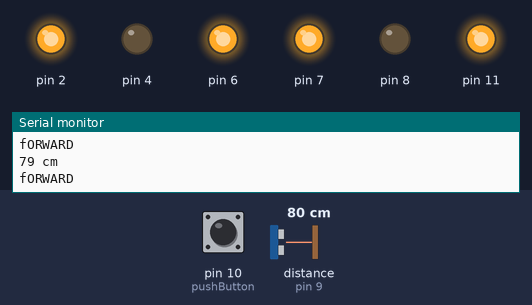
The sketch below on a simulated Arduino Uno, built with avr-gcc and run on an emulated ATmega328P. On the bench: output pins drawn as LEDs (lit = HIGH), the last lines printed to the serial monitor. Wiring (inferred from the names in the program): ultrasonic range finder: trigger pin 12; echo pin 9. Inputs (shaded band) come from the test bench; at power-on: distance to the obstacle (sensor on pin 9) 80 cm, pin 10 (pushButton) HIGH. The echo pulse lasts 58.3 µs per cm; pins used as bus, display or sensor lines are not drawn.

Above: at 2.8 s.
2.9 s: distance to the obstacle (sensor on pin 9) set to 9 cm
4.4 s: distance to the obstacle (sensor on pin 9) set to 6 cm
At 6.4 s:
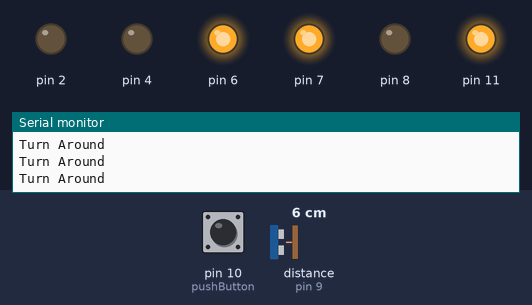
Timing chart, 0 to 14.6 s (numbered marks = the images above; inputs shaded):
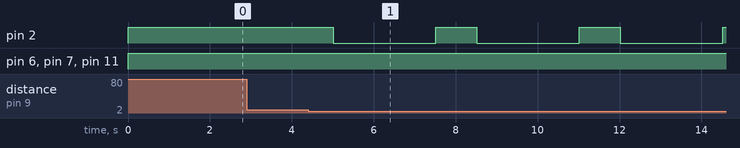

The sketch:

Motor-distanceSensor.ino
```cpp
// digital pin 2 has a pushbutton attached to it, but i'm using pin 12 because
//pin 2 is used for the motor... not sure if it would work.
int pushButton = 10;

const int trigPin = 12;
const int echoPin = 9;


void setup() {
  Serial.begin(9600);
  pinMode(pushButton, INPUT);   // analog pin for reading the pushButton
  pinMode (2, OUTPUT);          // motor_1 polarity
  pinMode (4, OUTPUT);          // motor_1 polarity
  pinMode (6, OUTPUT);          // motor_1 speed control
  pinMode (7, OUTPUT);          // motor_2 polarity
  pinMode (8, OUTPUT);          // motor_2 polarity
  pinMode (11, OUTPUT);         // motor_2 speed control
  pinMode(trigPin, OUTPUT);     // distance sensor pin
  pinMode(echoPin, INPUT);      // distance sensor pin
}

void distanceSensor() {
  long duration, distance;

  // Distance sensor pulse seting from Michael Shiloh file
  digitalWrite(trigPin, LOW);
  delayMicroseconds(2); // low for 2 microseconds
  digitalWrite(trigPin, HIGH);
  delayMicroseconds(10); // high for 10 microseconds
  digitalWrite(trigPin, LOW);

  duration = pulseIn(echoPin, HIGH);

  distance = (duration / 2) / 29.1;

  if (distance >= 200 || distance <= 0) {
    Serial.println("Out of range; reading invalid");
  } else {
    Serial.print(distance);
    Serial.println(" cm");
  }
  delay(500);

}

void loop() {

  // the digitalRead is to read the pushButton state 1=on 0=off.
  int buttonState = digitalRead(pushButton);

  // printIn is to check digitalRead outcomes every 1 milliseconds.
  Serial.println(buttonState);
  delay(1);

  // if statement buttonState, so when the button is pushed the motor start working.
  if (buttonState == 0) {
    Serial.println("stop");
    digitalWrite (6, LOW);
    digitalWrite (11, LOW);
  } else while (buttonState == 1) {

      // the robot move forward
      Serial.println("fORWARD");

      digitalWrite (2, HIGH);
      digitalWrite (4, LOW);
      analogWrite (6, 255);
      digitalWrite (7, HIGH);
      digitalWrite (8, LOW);
      analogWrite (11, 255);
      delay(1000);

      long duration, distance;

      // Distance sensor pulse seting from Michael Shiloh file
      digitalWrite(trigPin, LOW);
      delayMicroseconds(2); // low for 2 microseconds
      digitalWrite(trigPin, HIGH);
      delayMicroseconds(10); // high for 10 microseconds
      digitalWrite(trigPin, LOW);

      duration = pulseIn(echoPin, HIGH);

      distance = (duration / 2) / 29.1;

      if (distance >= 200 || distance <= 0) {
        Serial.println("Out of range; reading invalid");
      } else {
        Serial.print(distance);
        Serial.println(" cm");
      }

      // when the robot is close to an obstacle withint distance X it turns around
      // for a count of 5
      if  (distance <= 6) {
        for (int count = 0; count < 5; count = count + 1) {

          // one motor is working and the other is stopped
          digitalWrite (2, LOW);
          digitalWrite (4, LOW);
          analogWrite (6, 255);
          digitalWrite (7, HIGH);
          digitalWrite (8, LOW);
          analogWrite (11, 255);
          Serial.println("Turn Around");
          delay(500);
        }
      }
    }
}
```

Measured:
- the behaviour switches between 8 and 7 cm on distance to the obstacle (sensor on pin 9) (found by bisection; images 0 and 1)
- after the input at 4.4 s, pin 2: alternates HIGH for 1.0 s and LOW for 2.5 s, starting after 0.62 s
